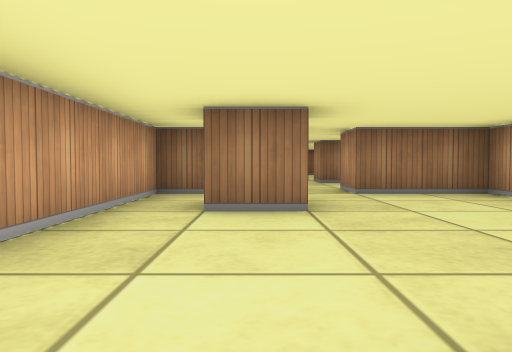
View 1 (above)

24 first-person views from a walk through a cub3D maze. The camera is about half as high as the walls, tilts 2° down and sees 70° across. The floor is counted in squares. Each view is taken from the middle of a square. On the plan, view 1 faces up. The plan holds only what a view shows up to about 9 squares ahead; the rest is blank.

View 2
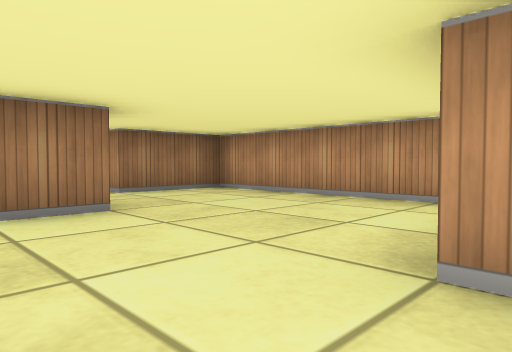

View 3
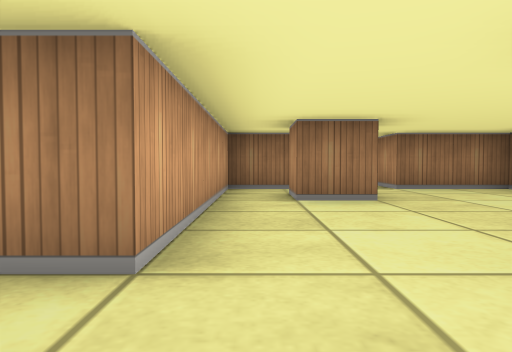

View 4
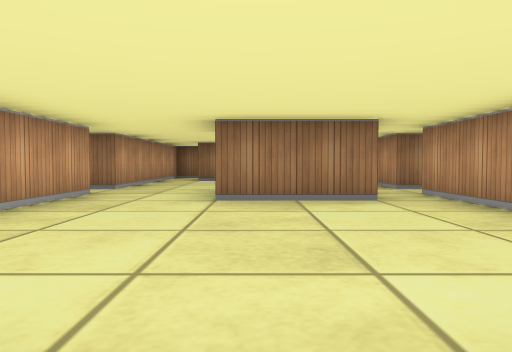

View 5
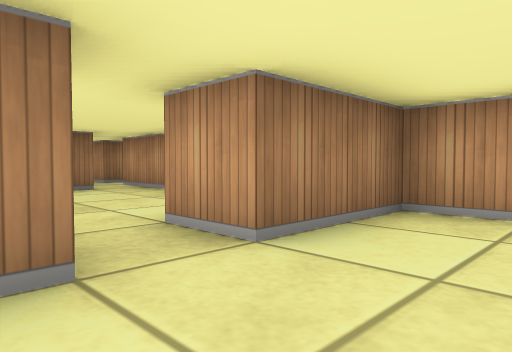

View 6
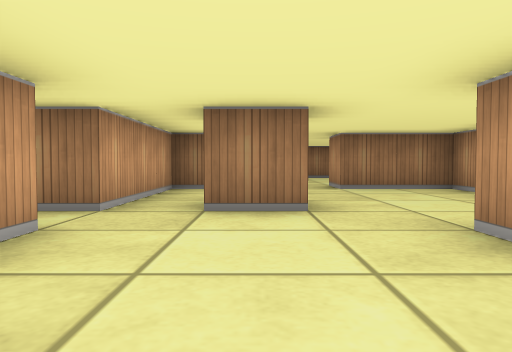

View 7
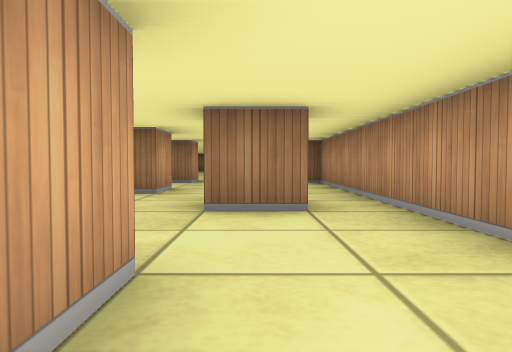

View 8
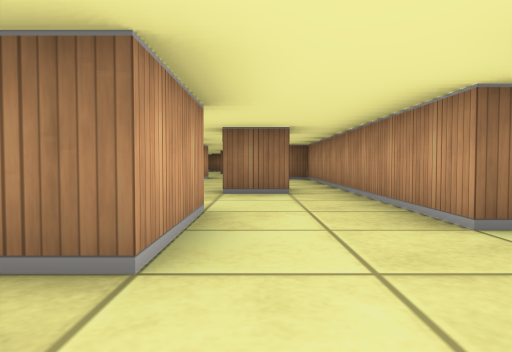

View 9
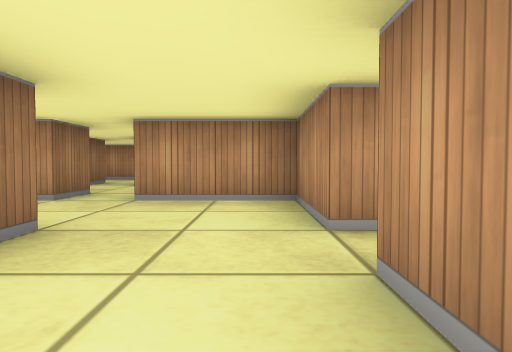

View 10
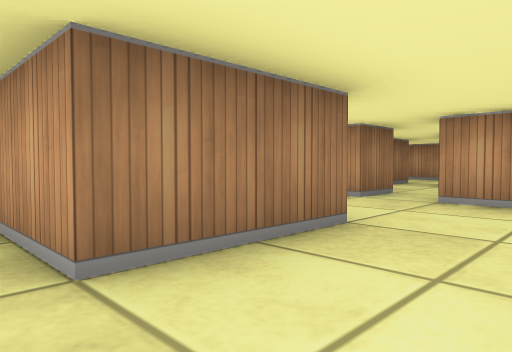

View 11
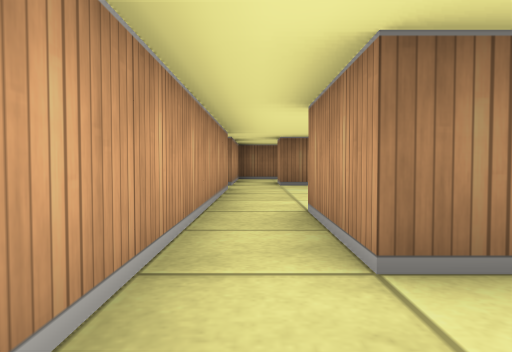

View 12
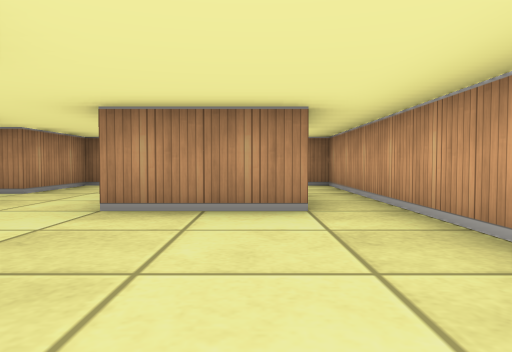

View 13
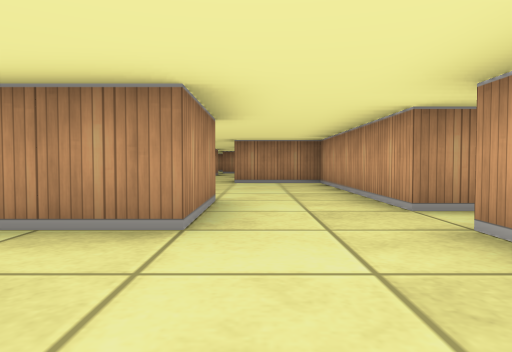

View 14
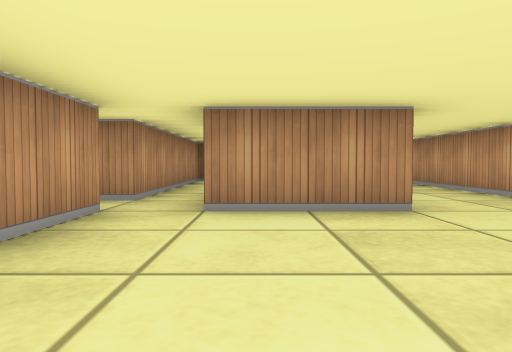

View 15
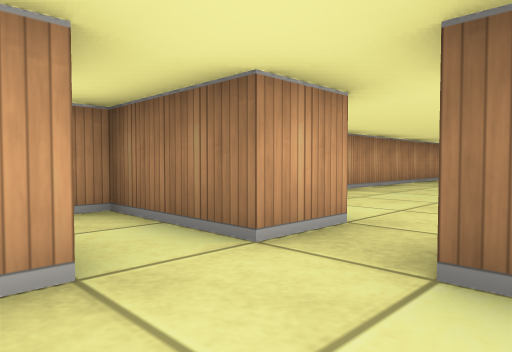

View 16
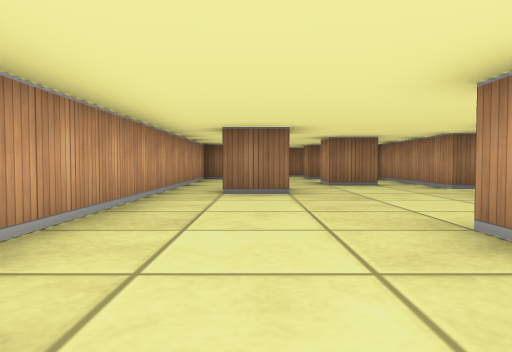

View 17
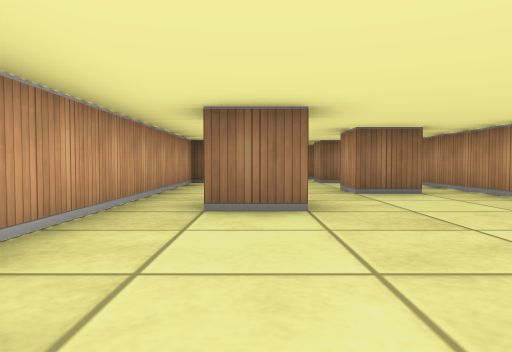

View 18
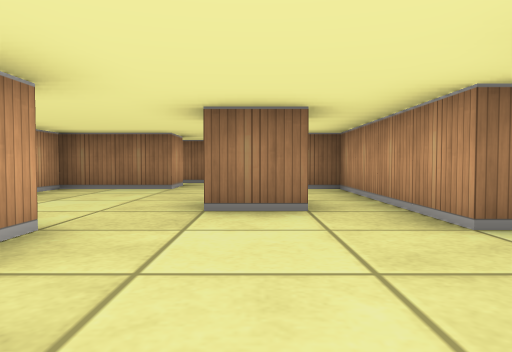

View 19
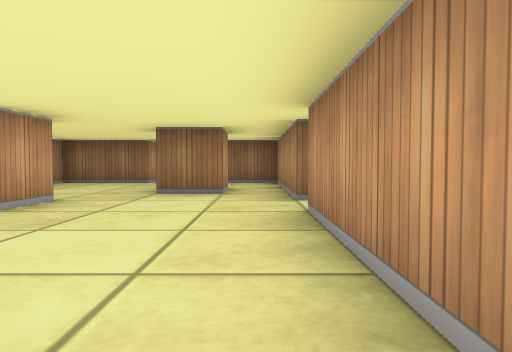

View 20
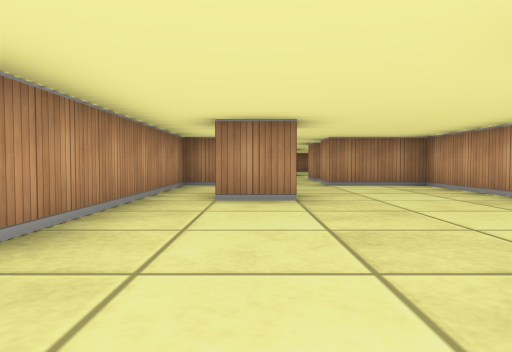

View 21
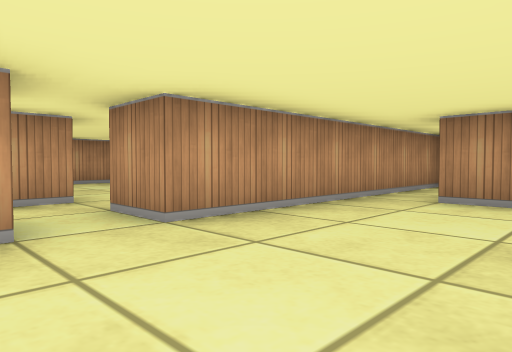

View 22
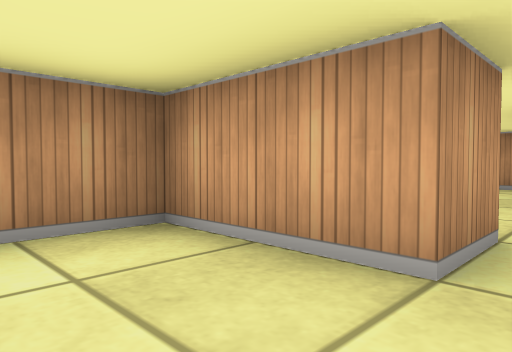

View 23
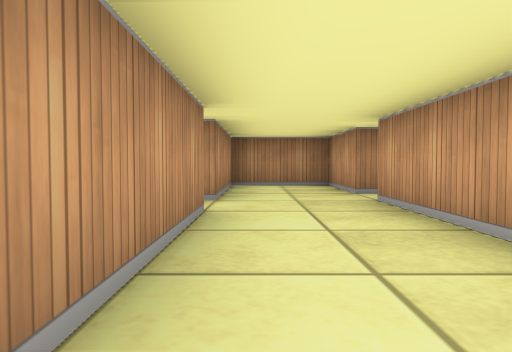

View 24
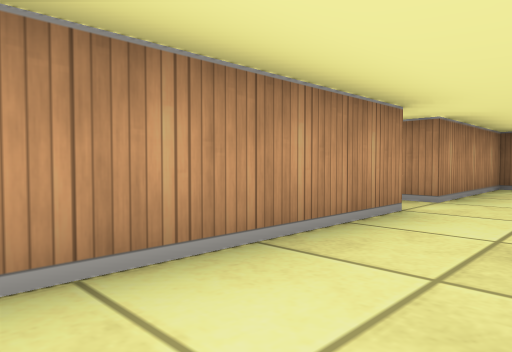

### Floor plan
Ten units are one square. View 1 is at (0, 0); x grows to the right and y downward. Boxes are objects, and circles mark ways between rooms. Rooms are numbered by the first view taken in them; rooms with no view inside come last. Other rooms are left out.
<svg viewBox="-25 -185 106 370">
<path fill="none" stroke="#000" d="M6 -35 -5 -35 -5 -45M5 5 5 -5 25 -5M5 -65 5 -55 -15 -55 -15 -5M40 -5 35 -5 35 -55 15 -55 15 -65M35 5 40 5M26 15 5 15 5 5M5 60 5 65M35 50 35 5M-15 5 -15 55 5 55M15 65 15 55M5 85 5 95 -5 95 -5 86M26 115 15 115M-15 105 -15 135M5 65 -15 65 -15 95M-5 135 15 135 15 145M35 145 35 65 15 65M15 175 35 175 35 155 45 155M15 145 15 155 5 155M45 145 35 145M5 155 -5 155 -5 135M-15 135 -15 175 5 175M5 -135 5 -125 -5 -125M40 -135 35 -135 35 -175 15 -175M20 -85 15 -85 15 -95 25 -95M25 -154 25 -145 15 -145 15 -155M5 -175 -15 -175 -15 -65 5 -65M28 -65 35 -65 35 -125 45 -125M76 135 65 135 65 102M45 155 45 175 65 175 65 145 70 145M45 121 45 145"/>
<circle cx="-5" cy="10" r="3" fill="#2a7"/>
<circle cx="30" cy="10" r="3" fill="#2a7"/>
<circle cx="10" cy="-60" r="3" fill="#2a7"/>
<circle cx="10" cy="60" r="3" fill="#2a7"/>
<circle cx="25" cy="140" r="3" fill="#2a7"/>
<circle cx="-10" cy="145" r="3" fill="#2a7"/>
<circle cx="0" cy="165" r="3" fill="#2a7"/>
<circle cx="40" cy="150" r="3" fill="#2a7"/>
<text x="10" y="-30">1</text>
<text x="10" y="30">2</text>
<text x="10" y="100">3</text>
<text x="20" y="160">4</text>
<text x="-10" y="160">5</text>
<text x="10" y="-120">6</text>
<text x="60" y="140">7</text>
</svg>
Room 1 opens to room 2. Room 1 opens to room 6. Room 2 opens to room 3. Room 3 opens to room 4. Room 3 opens to room 5. Room 4 opens to room 5. Room 4 opens to room 7.

Where each view was taken, in squares from view 1:
view 1: 0 up, 0 right, facing up
view 2: 0 up, 1 left, facing up-right
view 3: 1 down, 1 left, facing up
view 4: 6 down, 1 right, facing up
view 5: 8 down, 0 right, facing up-right
view 6: 13 down, 0 right, facing up
view 7: 15 down, 2 right, facing up
view 8: 17 down, 2 right, facing up
view 9: 17 down, 1 left, facing right
view 10: 17 down, 1 left, facing up-right
view 11: 17 down, 1 left, facing up
view 12: 10 down, 0 right, facing down
view 13: 3 up, 0 right, facing down
view 14: 4 up, 2 right, facing down
view 15: 4 up, 2 right, facing up-left
view 16: 7 up, 0 right, facing up
view 17: 9 up, 0 right, facing up
view 18: 11 up, 2 right, facing up
view 19: 9 up, 3 right, facing up
view 20: 14 up, 2 right, facing down
view 21: 14 up, 1 right, facing down-right
view 22: 15 down, 6 right, facing down-left
view 23: 10 down, 6 right, facing down
view 24: 10 down, 5 right, facing down-right
